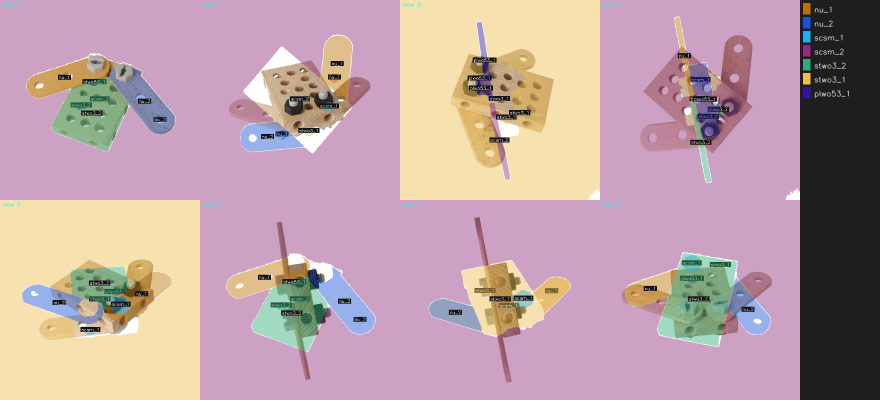
#> input picture brio_pipeline/brio_3d_pipeline/outputs/old_run/sample_114/viz_2d.png, 1760 x 800 px (shown at 1/2 size)
$ python -i sam_runner.py   (imports and definitions only)
#> lines starting #> are read from the running program, lines starting #| are printed output that depends on the picture; after the words box and inside, x2 and y2 are one past the last pixel; in counts of white or black regions, pixels touching at a corner belong together
#> further down, picture is the input picture: shape (800, 1760, 3); mean B, G, R 166.3, 160, 188.6
"""
Run SAM on all images for a sample.

Two modes are available (select via run_sam_on_images(..., mode=...)):

  "auto"     — SamAutomaticMaskGenerator with a uniform 32-pt grid.  The
               original approach.  Grid covers the full fixed-scale crop.

  "prompted" — SamPredictor with foreground-only grid prompts (DEFAULT).
               Before encoding, the image is cropped to the tight construction
               bounding box (white background removed completely) and the
               background is filled with pure black so SAM sees only the
               construction.  Grid points are placed only inside the foreground
               at a spacing tuned to expected component density, so no SAM
               queries are wasted on background or padding pixels.
               Masks are translated back to fixed-scale coordinates so the
               backprojector works unchanged.

Mask post-filtering (both modes):
  1. fg-overlap  — < SAM_FG_OVERLAP_MIN overlap with fg → drop
  2. border      — touching the image border → drop
  3. max-area    — > SAM_MAX_AREA_FRAC of fg → decompose by subtracting smaller masks
  4. dedup       — IoU > SAM_DEDUP_IOU → keep higher-confidence one
  5. container   — mask largely covered by smaller masks → keep only the remainder
  6. blob-split  — disconnected blobs inside one mask → split into candidates
"""
import pickle
import numpy as np
from pathlib import Path
import cv2


try:
    from config import CLAHE_CLIP_LIMIT as _CLAHE_CLIP_LIMIT
except ImportError:
    _CLAHE_CLIP_LIMIT = 3.0
_CLAHE = cv2.createCLAHE(clipLimit=_CLAHE_CLIP_LIMIT, tileGridSize=(8, 8))

# Same threshold as preprocessor.BG_THRESHOLD — cropped images have a white
# background (and white padding), so "non-white" is the foreground signal.
BG_THRESHOLD = 245


# [5 lines left out: function _clahe_enhance, not called in this run]


def _foreground_mask(bgr: np.ndarray) -> np.ndarray:
    """
    Largest connected non-white region of the ORIGINAL (pre-CLAHE) image,
    morphologically closed and slightly dilated. Same logic as the
    preprocessor LCC detection, so the foreground matches the crop window.
    """
    mask   = np.any(bgr < BG_THRESHOLD, axis=2).astype(np.uint8)
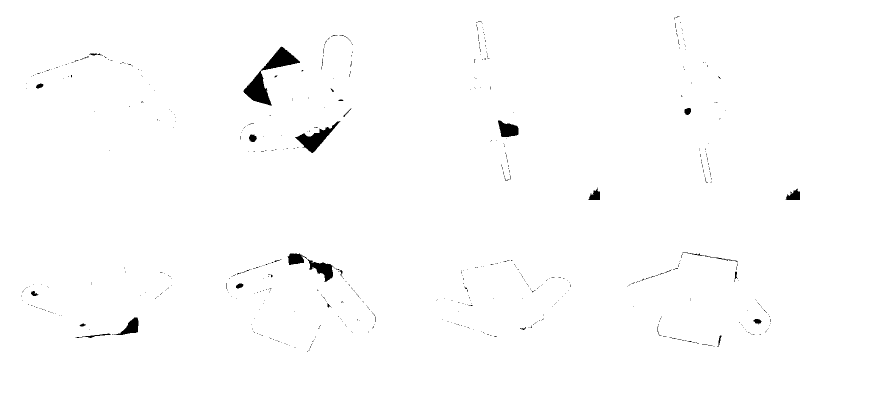
#> mask: shape (800, 1760) (shown at 1/2 size); values 0 (black) and 1 (white), 99.1% white; 597 black regions (568 under 20 px), largest, box (x1, y1, x2, y2) and area: (487, 93, 600, 211) 3542, (590, 242, 681, 306) 1752, (575, 507, 670, 564) 1646
    kernel = cv2.getStructuringElement(cv2.MORPH_ELLIPSE, (15, 15))
    mask   = cv2.morphologyEx(mask, cv2.MORPH_CLOSE, kernel)
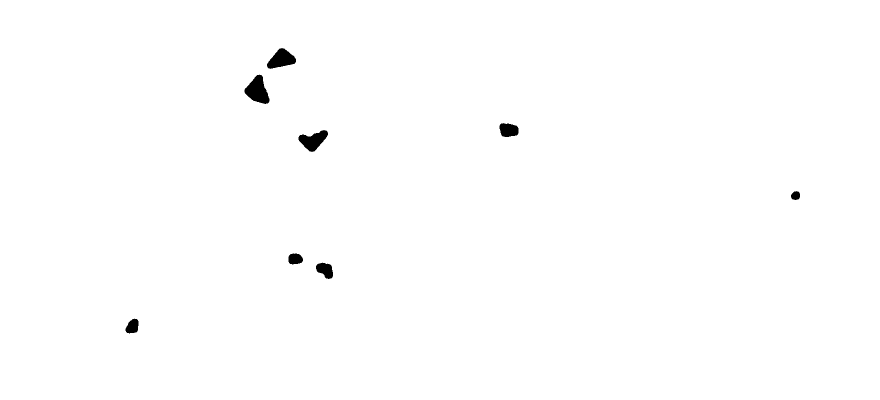
#> mask: shape (800, 1760) (shown at 1/2 size); values 0 (black) and 1 (white), 99.5% white; 8 black regions, largest, box (x1, y1, x2, y2) and area: (489, 149, 539, 208) 1771, (534, 96, 592, 138) 1460, (597, 260, 656, 304) 1418

    n_labels, labels, stats, _ = cv2.connectedComponentsWithStats(mask, connectivity=8)
#> n_labels = 2; stats = [[251, 96, 1349, 571, 7600], [0, 0, 1760, 800, 1400400]]
    if n_labels < 2:
        return mask.astype(bool)   # no components found — keep everything non-white
    best = 1 + int(np.argmax(stats[1:, cv2.CC_STAT_AREA]))
#> best = 1
    fg   = (labels == best).astype(np.uint8)
    fg   = cv2.dilate(fg, kernel)   # tolerance for masks slightly past the LCC edge
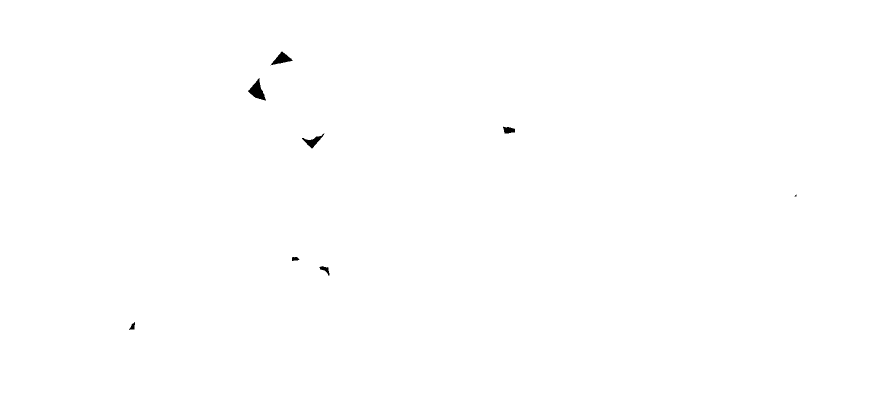
#> fg: shape (800, 1760) (shown at 1/2 size); values 0 (black) and 1 (white), 99.8% white; 8 black regions (1 under 20 px), largest, box (x1, y1, x2, y2) and area: (496, 156, 532, 201) 735, (541, 103, 585, 131) 537, (604, 267, 649, 297) 433
    return fg.astype(bool)


# ── Tight-crop helpers (prompted mode) ───────────────────────────────────────

# [410 lines left out: functions _tight_fg_crop, _expand_masks, _fg_grid_points, _filter_masks, _run_sam_prompted, run_sam_on_images, not called in this run]


# [23 lines not run here, left out]

>>> import cv2
>>> picture = cv2.imread('outputs/old_run/sample_114/viz_2d.png')
>>> result = _foreground_mask(picture)

$ run again, on brio_pipeline/brio_3d_pipeline/outputs/old_run/sample_115/viz_3d.png
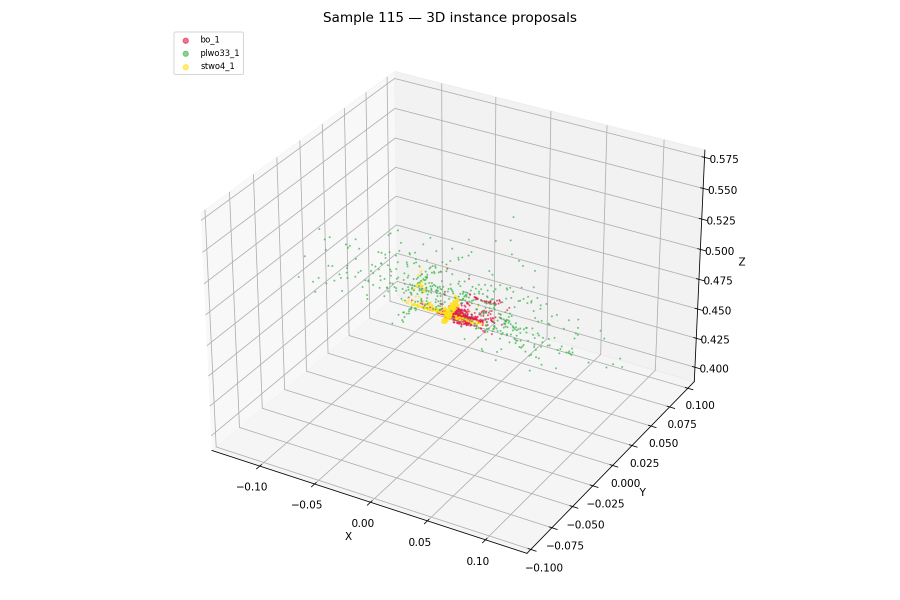
#> input picture brio_pipeline/brio_3d_pipeline/outputs/old_run/sample_115/viz_3d.png, 1800 x 1200 px (shown at 1/2 size)
#> picture is the input picture: shape (1200, 1800, 3); mean B, G, R 248.1, 248.5, 248.4
#> in _foreground_mask, `n_labels, labels, stats, _ = cv2.connectedComponentsWithStats(mask, co..`:
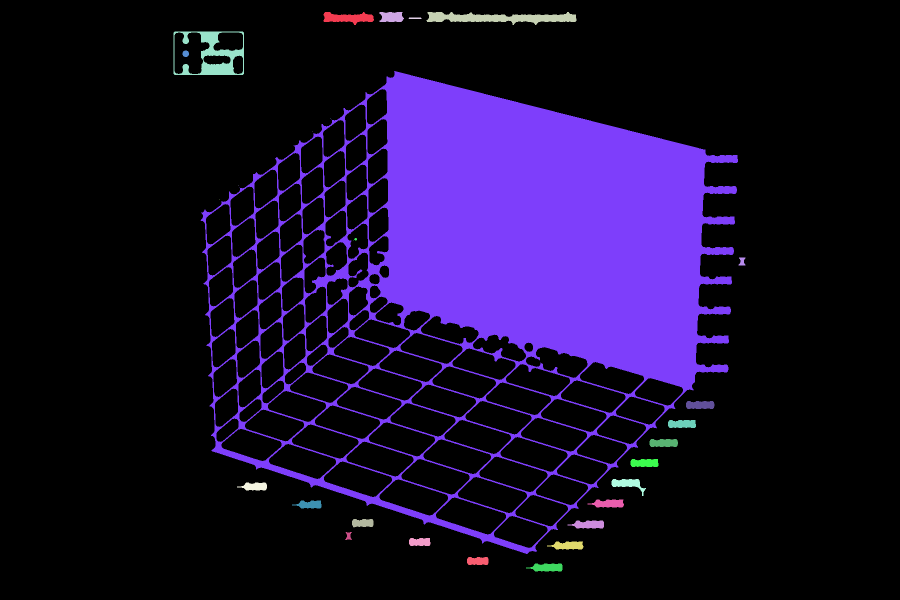
#> labels: shape (1200, 1800) int32 (shown at 1/2 size); 29 distinct labels, from 0 to 28; one colour per label, 0 black
#> n_labels = 29; stats = 29 rows, first 6: [0, 0, 1800, 1200, 1762752], [647, 24, 101, 26, 1566], [759, 24, 49, 20, 842], [853, 24, 300, 26, 4442], [817, 35, 26, 3, 75], [347, 63, 141, 87, 4846]
#> best = 7
#> in _foreground_mask, `fg   = cv2.dilate(fg, kernel)`:
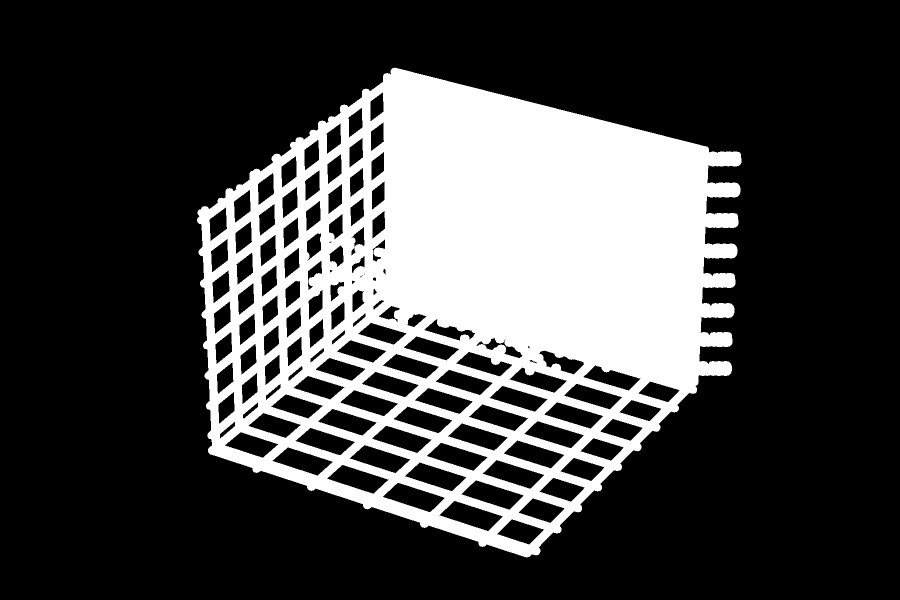
#> fg: shape (1200, 1800) (shown at 1/2 size); values 0 (black) and 1 (white), 26.4% white; 1 white region, box (x1, y1, x2, y2) and area: (394, 135, 1483, 1115) 570192
